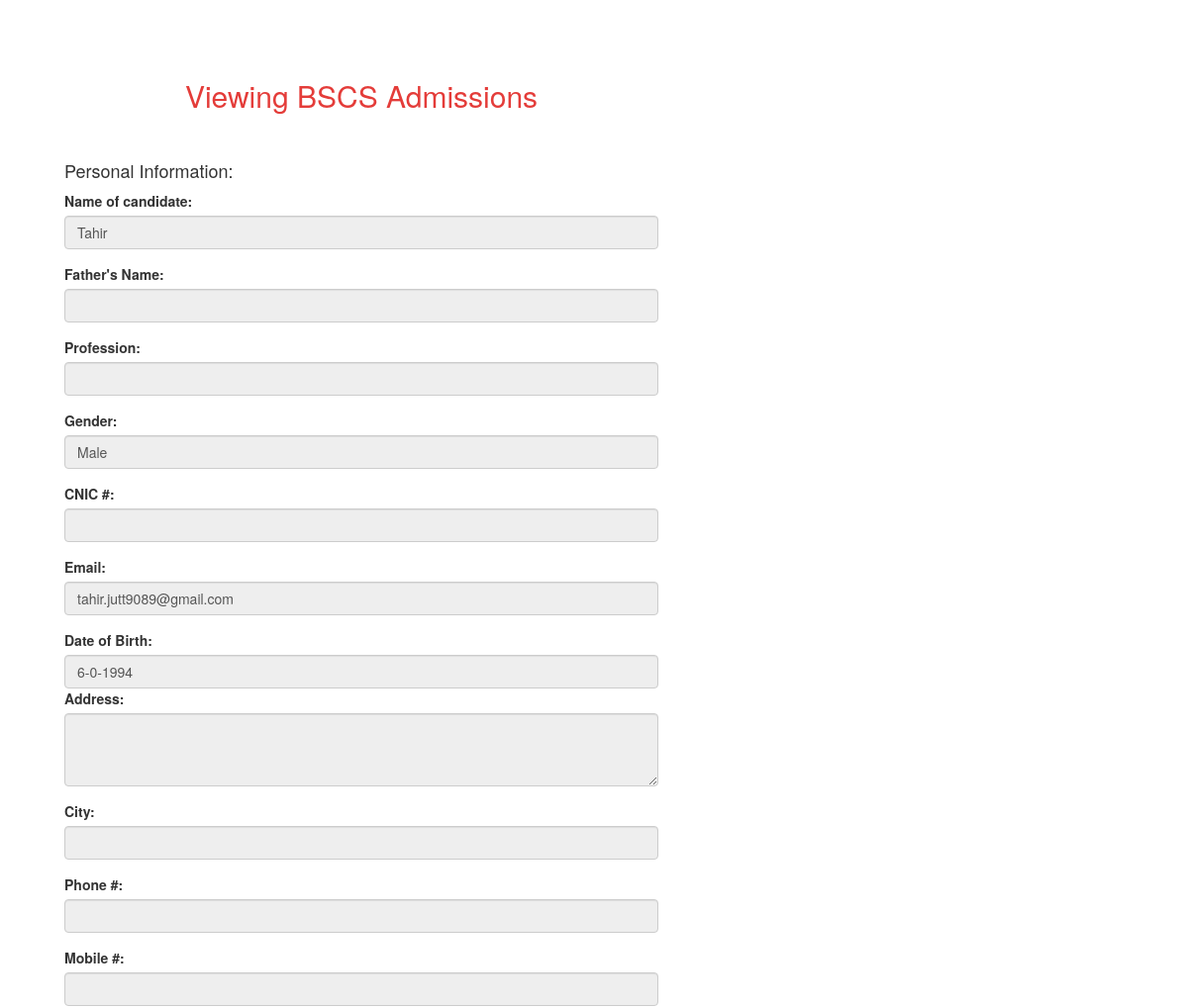
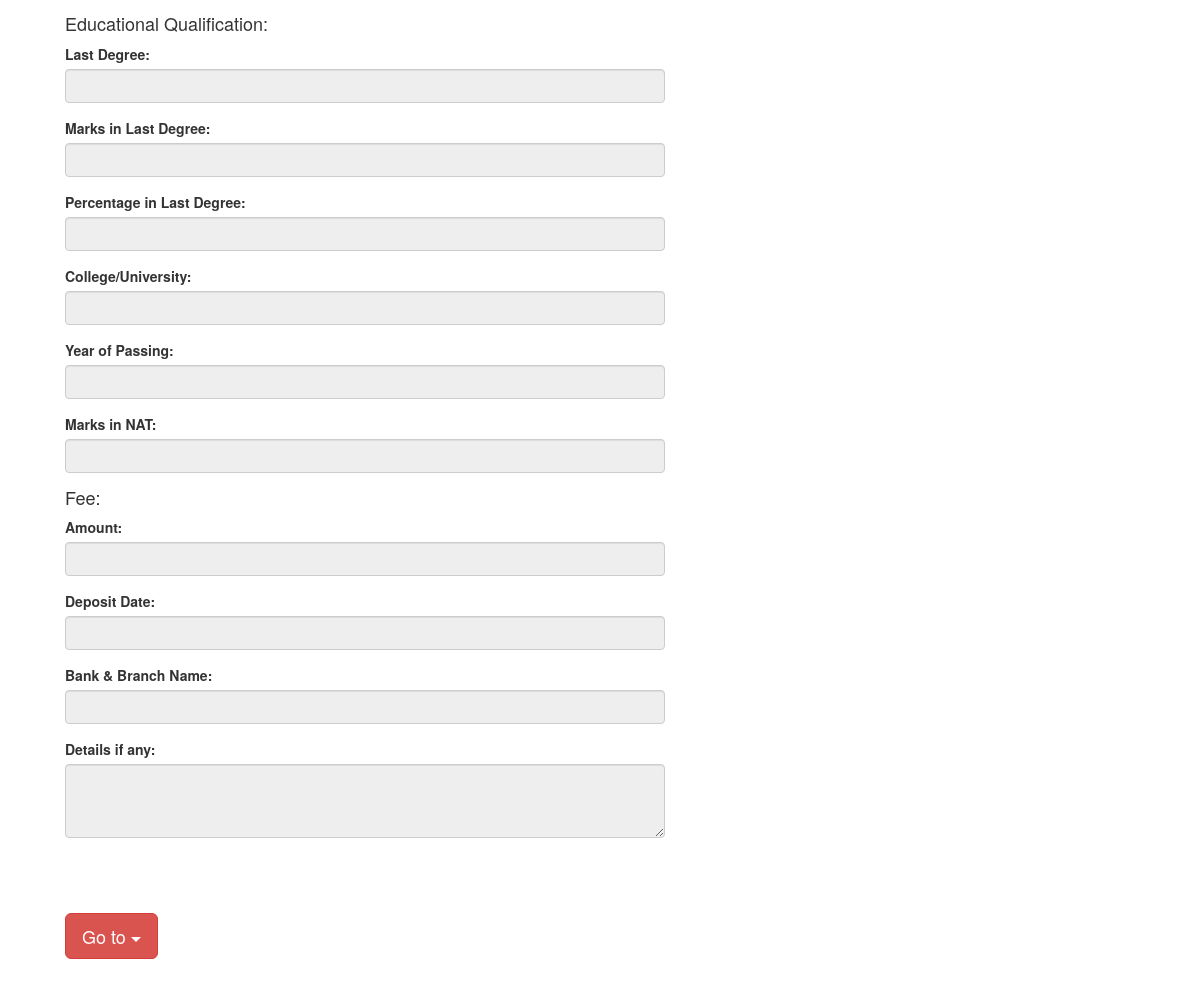
/edit_bscs_admission.php?edit_bscs_admission=2 (signed in), run on the app's committed database (2 pictures, top to bottom).
### tables this page shows
CREATE TABLE IF NOT EXISTS `bscs_admisson` (
`id` int(60) NOT NULL,
  `surname` varchar(60) NOT NULL,
  `name` varchar(60) NOT NULL,
  `fname` varchar(60) NOT NULL,
  `prof` varchar(60) NOT NULL,
  `gender` varchar(60) NOT NULL,
  `cnic` varchar(60) NOT NULL,
  `email` varchar(60) NOT NULL,
  `day` int(60) NOT NULL,
  `month` varchar(60) NOT NULL,
  `year` int(60) NOT NULL,
  `address` varchar(60) NOT NULL,
  `city` varchar(60) NOT NULL,
  `phone` varchar(60) NOT NULL,
  `mobile` varchar(60) NOT NULL,
  `degree` varchar(60) NOT NULL,
  `marks` varchar(60) NOT NULL,
  `percent` varchar(60) NOT NULL,
  `college` varchar(60) NOT NULL,
  `passing` varchar(60) NOT NULL,
  `nat` varchar(60) NOT NULL,
  `amount` varchar(60) NOT NULL,
  `deposit` varchar(60) NOT NULL,
  `bank` varchar(60) NOT NULL,
  `details` varchar(60) NOT NULL
);

### edit_bscs_admission.php (the view, shortened to what this page needs)
<?php
	$id	=	@$_GET['edit_bscs_admission'];
		$que	=	"select * from bscs_admisson where id='$id'";
		$run = mysql_query($que);
		while($row=mysql_fetch_array($run)){
	$id = $row['id'];
	$name = $row['name'];
	$fname = $row['fname'];
	$prof = $row['prof'];
	$gender = $row['gender'];
	$cnic = $row['cnic'];
	$email = $row['email'];
	$day = $row['day'];
	$month = $row['month'];
	$year = $row['year'];
	$address= $row['address'];
	$city= $row['city'];
	$phone= $row['phone'];
	$mobile= $row['mobile'];
	$degree= $row['degree'];
	$marks= $row['marks'];
	$percent= $row['percent'];
	$college= $row['college'];
	$passing= $row['passing'];
	$nat= $row['nat'];
	$amount= $row['amount'];
	$deposit= $row['deposit'];
	$bank= $row['bank'];
	$details= $row['details'];
		}
?>
<!DOCTYPE html>
<head>
<link rel="stylesheet" href="jui/css/jquery-ui-1.10.4.custom.css" type="text/css">
	<link href="css/bootstrap.min.css" rel="stylesheet">
<link href="admin.css" rel="stylesheet" type="text/css" />
</head>
<body>
<div class="container">
		<div class="form">
		<form method="post" action="edit_bscs_admission.php?edit_bscs_admission=<?php echo $id; ?>" >
		<center>
			<div><h2 class="heading1">Viewing BSCS Admissions</h2></div>
		</center><br />
		<h4>Personal Information:</h4>
		<div class="form-group">
		<label for="name3">Name of candidate:</label>
		 <input class="form-control" id="disabledInput" type="text"  value="<?php echo @$option; ?><?php echo @$name; ?>" disabled>
		</div>
		<div class="form-group">
		<label for="name3">Father's Name:</label>
		<input class="form-control" id="disabledInput1" type="text"  value="<?php echo @$fname; ?>" disabled>
		</div>
		<div class="form-group">
		<label for="name3">Profession:</label>
		<input class="form-control" id="disabledInput2" type="text"  value="<?php echo @$prof; ?>" disabled>
		</div>
		<div class="form-group" >
		<label for="name3">Gender:</label>
		<input class="form-control" id="disabledInput3" type="text"  value="<?php echo @$gender; ?>" disabled>
		   </div>
		   <div class="form-group">
		<label for="name3">CNIC #:</label>
		<input class="form-control" id="disabledInput4" type="text"  value="<?php echo @$cnic; ?>" disabled>
		</div>
		<div class="form-group">
		<label for="name3">Email:</label>
		<input class="form-control" id="disabledInput5" type="text"  value="<?php echo @$email; ?>" disabled>
		</div>
		<div class="form-group" >
		<label for="name3">Date of Birth:</label>
		<input class="form-control" id="disabledInput6" type="text"  value="<?php echo @$day; ?>-<?php echo @$month; ?>-<?php echo @$year; ?>" disabled>
			<div class="form-group">
		<label for="name3">Address:</label>
		<textarea class="form-control" id="disabledInput20" rows="3" type="text"  value="<?php echo @$address; ?>" disabled ></textarea>
		</div>
		<div class="form-group">
		<label for="name3">City:</label>
		<input class="form-control" id="disabledInput7" type="text"  value="<?php echo @$city; ?>" disabled>
		</div>
		<div class="form-group">
		<label for="name3">Phone #:</label>
		<input class="form-control" id="disabledInput8" type="text"  value="<?php echo @$phone; ?>" disabled>
		</div>
		<div class="form-group">
		<label for="name3">Mobile #:</label>
		<input class="form-control" id="disabledInput9" type="text"  value="<?php echo @$mobile; ?>" disabled>
		</div>
		<h4>Educational Qualification:</h4>
		<div class="form-group">
		<label for="name3">Last Degree:</label>
		<input class="form-control" id="disabledInput10" type="text"  value="<?php echo @$degree; ?>" disabled>
		</div>
		<div class="form-group">
		<label for="name3">Marks in Last Degree:</label>
		<input class="form-control" id="disabledInput11" type="text"  value="<?php echo @$marks; ?>" disabled>
		</div>
		<div class="form-group">
		<label for="name3">Percentage in Last Degree:</label>
		<input class="form-control" id="disabledInput12" type="text"  value="<?php echo @$percent; ?>" disabled>
		</div>
		<div class="form-group">
		<label for="name3">College/University:</label>
		<input class="form-control" id="disabledInput13" type="text"  value="<?php echo @$college; ?>" disabled>
		</div>
		<div class="form-group">
		<label for="name3">Year of Passing:</label>
		<input class="form-control" id="disabledInput14" type="text"  value="<?php echo @$passing; ?>" disabled>
		</div>
		<div class="form-group">
		<label for="name3">Marks in NAT:</label>
		<input class="form-control" id="disabledInput15" type="text"  value="<?php echo @$nat; ?>" disabled>
		</div>
		<h4>Fee:</h4>
		<div class="form-group">
		<label for="name3">Amount:</label>
		<input class="form-control" id="disabledInput16" type="text"  value="<?php echo @$amount; ?>" disabled>
		</div>
		<div class="form-group">
		<label for="name3">Deposit Date:</label>
		<input class="form-control" id="disabledInput17" type="text"  value="<?php echo @$deposit; ?>" disabled>
		</div>
		<div class="form-group">
		<label for="name3">Bank & Branch Name:</label>
		<input class="form-control" id="disabledInput18" type="text"  value="<?php echo @$bank; ?>" disabled>
		</div>
		<div class="form-group">
		<label for="name3">Details if any:</label>
		<textarea class="form-control" id="disabledInput19" rows="3" type="text"  value="<?php echo @$details; ?>" disabled ></textarea>
		</div>
		</form>
		</div>
		</div>
		<div class="container">
		<div class="dropdown">
			 <button class="btn btn-danger btn-lg  dropdown-toggle" type="button" data-toggle="dropdown">
			 Go to <span class="caret"></span>
			 </button>
				</div>
				</div>
			</body>

### admin.css (style rules this page uses)
.container { margin:50px; padding-top:10px; }
.heading1 { color:#E43C39; margin:20px; }
.form { width:600px; }

### data on the page
bscs_admisson: name "Tahir", gender "Male", email "tahir.jutt9089@gmail.com", day+month+year "6-0-1994"
